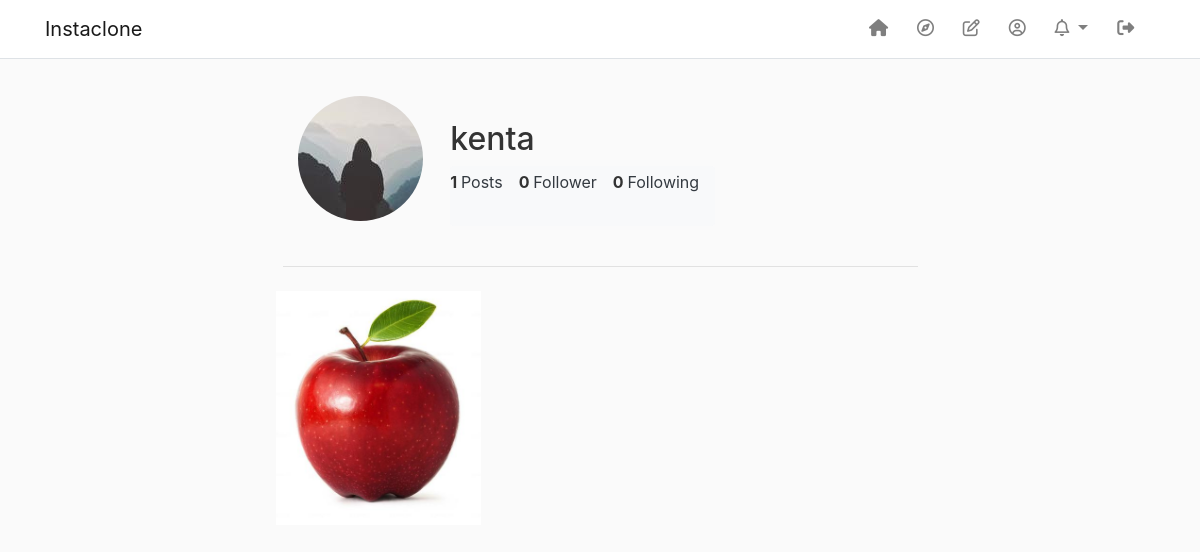
Page /user/kenta (signed in) on the earlier database version.
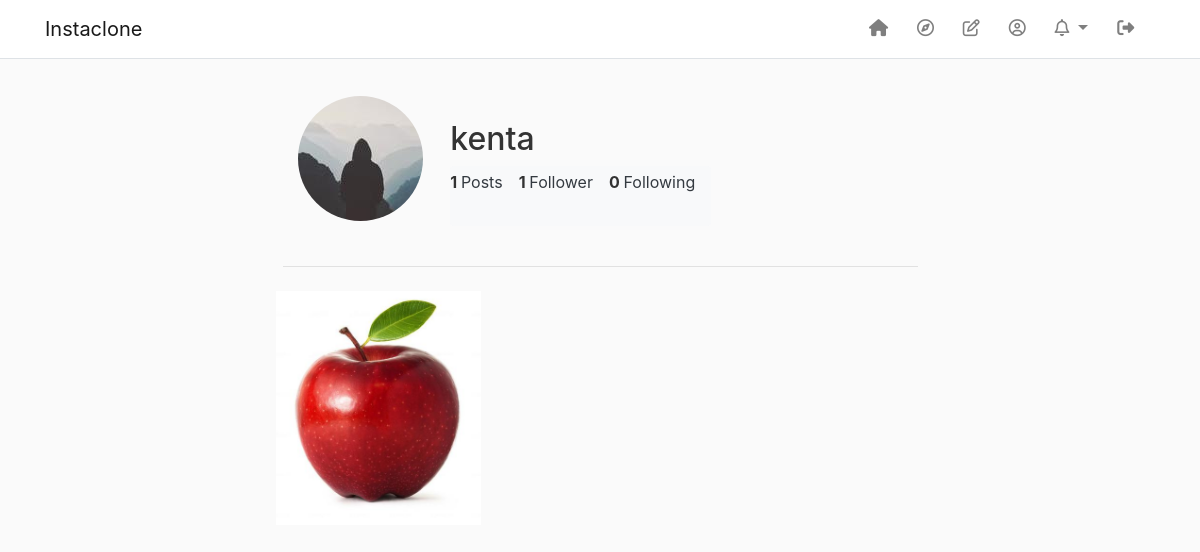
Same page on the later database version.
### flaskapp/models.py (models this page shows, shortened)
class User(db.Model, UserMixin):
    __tablename__ = 'users'
    uid = db.Column(db.Integer, primary_key=True)
    username = db.Column(db.String(20), unique=True, nullable=False)
    password = db.Column(db.String(32), nullable=False)
    image_file = db.Column(db.String(20), nullable=False, default='default.jpg')
    posts = db.relationship('Post', backref='author', lazy=True)
    comments = db.relationship('Comment', backref='author', lazy=True)
    follows = db.relationship(
        'User', secondary=followers,
        primaryjoin=(followers.c.user_id == uid),
        secondaryjoin=(followers.c.follows_id == uid),
        backref=db.backref('followers', lazy='dynamic'), lazy='dynamic')
    notifs = db.relationship('Notif', backref='notif_for', lazy=True)
    notif_count = db.Column(db.Integer, default=0)
    def get_old_notifs(self):
        limit = len(self.notifs) - self.notif_count
        self.notif_count = len(self.notifs)
        db.session.commit()
        if limit == 0:
            l = self.notifs[-4:]
        else:
            l = self.notifs[-4:-limit]
        l.reverse()
        return l
    def new_notif(self):
        return len(self.notifs) > self.notif_count
    def get_id(self):
        return self.uid
    def is_following(self, user):
        l = self.follows.filter(followers.c.follows_id == user.uid).count()
        return l > 0
    def get_followers(self, user):
        return User.query.filter(User.follows.any(uid=user.uid)).all()
    def get_followers_count(self, user):
        return len(self.get_followers(user))

class Post(db.Model):
    __tablename__ = 'posts'
    pid = db.Column(db.Integer, primary_key=True)
    content = db.Column(db.Text, nullable=False)
    media = db.Column(db.String(32), nullable=True)
    date_posted = db.Column(db.DateTime, nullable=False, default=datetime.utcnow)
    user_id = db.Column(db.Integer, db.ForeignKey('users.uid'), nullable=False)
    liked = db.relationship("User", secondary=likes)
    comments = db.relationship('Comment', backref='post', lazy=True)
    notifs = db.relationship('Notif', backref='post', lazy=True)

### flaskapp/routes.py (the view)
@app.route("/user/<string:username>")
def get_user(username):
    user = User.query.filter_by(username=username).first_or_404()
    posts = user.posts
    posts.reverse()
    form = EmptyForm()
    return render_template("user.html", title=user.username, posts=posts, user=user, get_file_url=get_file_url, form=form)

### flaskapp/models.py (called while the page is built)
@login_manager.user_loader
def load_user(user_id):
    return User.query.get(int(user_id))

### flaskapp/utils.py (called while the page is built)
def get_file_url(f_path):
    url = "static/" + f_path
    return url

### flaskapp/templates/user.html (shortened to what this page needs)
{% extends "layout.html" %}
{% block content %}
    <div class="col-md-12">
        <div class="row user info">
            <div class="col-md-3 align-items-center">
                <img  class="pfp-img rounded-circle" src="http://127.0.0.1:5000/{{ get_file_url('profile_pics/' + user.image_file) }}">
            </div>
            <div class="row">
                <div class="m-4">
                    <h2 id="user">{{ user.username }}</h2>
                    <ul class="list-group list-group-horizontal bg-light">
                        <li class="user-info list-group-item border-0 bg-light">{{ user.posts.__len__() }} <span class="text-dark font-weight-normal" href="#posts">Posts</span></li>
                        <li class="user-info list-group-item border-0 bg-light">{{ user.get_followers_count(user) }} <span  class="text-dark font-weight-normal" href="">Follower</span></li>
                        <li class="user-info list-group-item border-0 bg-light">{{ user.follows.count() }} <span class="text-dark font-weight-normal" href="">Following</span></li>
                    </ul>
                </div>
            </div>
        </div>
    </div>
    <hr>
    <div class="row row-cols-3 mb-4" id="posts">
        {% for post in posts %}
            <div class="col p-2 img-wrapper rounded">
                {% if post.media %}
                    <a href="{{ url_for('get_post', post_id=post.pid) }}"><img class="post-img" src="http://127.0.0.1:5000/{{ get_file_url('media/mid' + post.media) }}">
                        </a>
                {% endif %}
            </div>
        {% endfor %}
    </div>
{% endblock content %}

### flaskapp/templates/layout.html (shortened to what this page needs)
<!DOCTYPE html>
<html lang="en">
<head>
    <link rel="stylesheet" href="https://stackpath.bootstrapcdn.com/bootstrap/4.5.0/css/bootstrap.min.css">
    <link rel="stylesheet" type="text/css" href="{{ url_for('static', filename='main.css') }}">
</head>
<body>
    <header class="site-header">
        <nav class="navbar navbar-expand-md navbar-light border-bottom fixed-top">
          <div class="container">
            <a class="navbar-brand mr-4" href="/">Instaclone</a>
            <div class="collapse navbar-collapse" id="navbarToggle">
              <div class="navbar-nav">
                {% if current_user.is_authenticated %}
                  <a class="nav-item nav-link nav-icons" title="Home" href="{{ url_for('home') }}">
                    <i class="fa fa-home" aria-hidden="true"></i>
                  </a>
                  <a class="nav-item nav-link nav-icons" title="Explore" href="{{ url_for('explore') }}">
                    <i class="fa fa-compass" aria-hidden="true"></i>
                  </a>
                  <a class="nav-item nav-link nav-icons" title="New Post" href="{{ url_for('new_post') }}">
                    <i class="far fa-edit"></i>
                  </a>
                  <a class="nav-item nav-link nav-icons" title="Account" href="{{ url_for('account') }}">
                    <i class="far fa-user-circle"></i>
                  </a>
                  <li class="nav-item dropdown">
                    <a class="nav-link dropdown-toggle nav-icons" href="#"  title="Notifications" id="navbarDropdown" role="button" data-toggle="dropdown" aria-haspopup="true" aria-expanded="false">
                      <i class="fa fa-bell-o"></i>
                    </a>
                  </li>
                  <a class="nav-item nav-link nav-icons" title="Logout" href="{{ url_for('logout') }}">
                    <i class="fa fa-sign-out"></i>
                  </a>
                {% else %}
                  <a class="nav-item nav-link" href="{{ url_for('login') }}">Login</a>
                  <a class="nav-item nav-link" href="{{ url_for('register') }}">Register</a>
                {% endif %}
              </div>
            </div>
          </div>
        </nav>
    </header>
    <main role="main" class="container">
        <div class="row justify-content-md-center main-content">
            <div class="col-md-7 special">
                {% block content %} {% endblock content %}
              </div>
          </div>
    </main>
</body>
</html>

### flaskapp/static/main.css (style rules this page uses)
body { background:rgba(var(--b3f,250,250,250),1); color: #333333; font-size: 14px; }
.main-content { margin-top: 6rem; }
.navbar { background-color: white; }
.pfp-img { height: 125px; width: 125px; }
.user-info { padding: 0.2rem 1rem 2rem 0rem; font-weight: bold; font-size: 16px; }
.img-wrapper { position: relative; width: 250px; height: 250px; overflow: hidden; }
.post-img { width: 100%; height: 100%; object-fit: cover; }
.nav-icons { font-size: 17px; margin-right: 0.8rem; }

Differences in the rows shown:
changed User "kenta": get_followers_count (not shown) → "1"
Other differences:
{{ user.get_followers_count(user) }}: "0" → (not shown)
